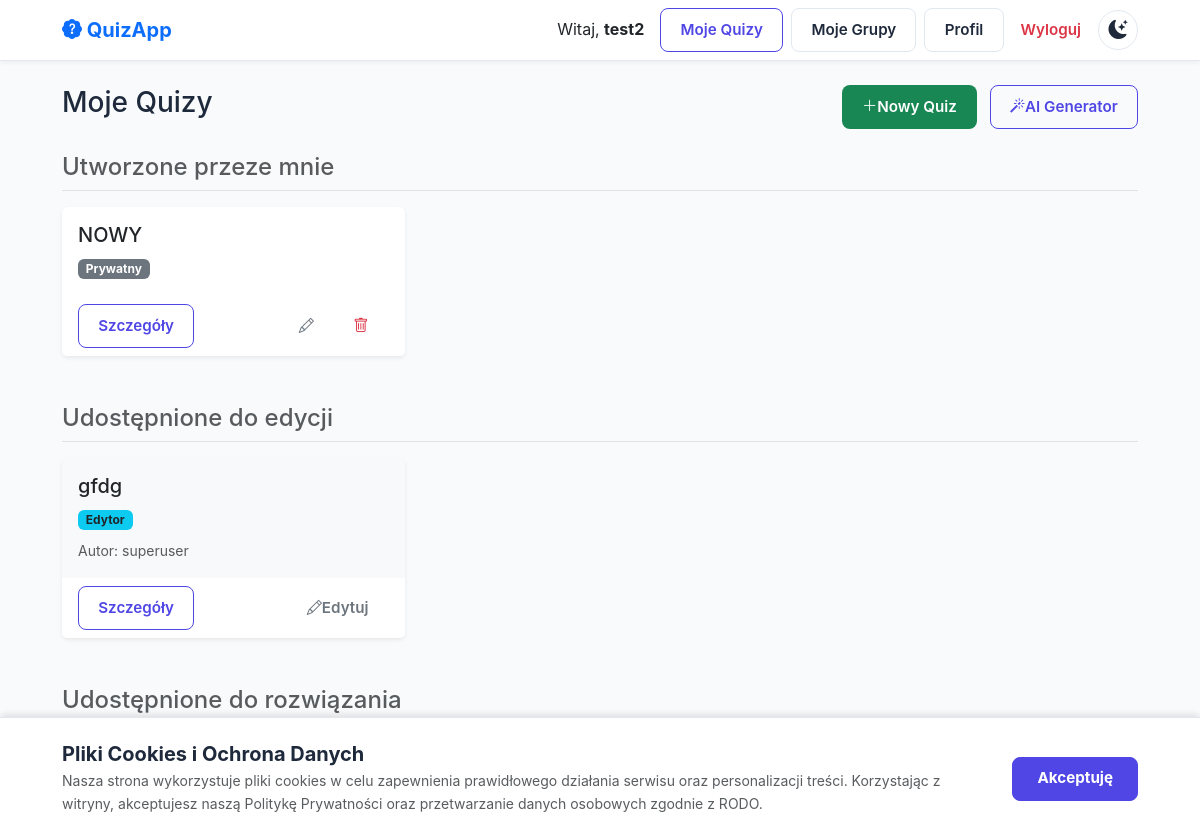
The page /my-quizzes/ (signed in) on the database as committed earlier.
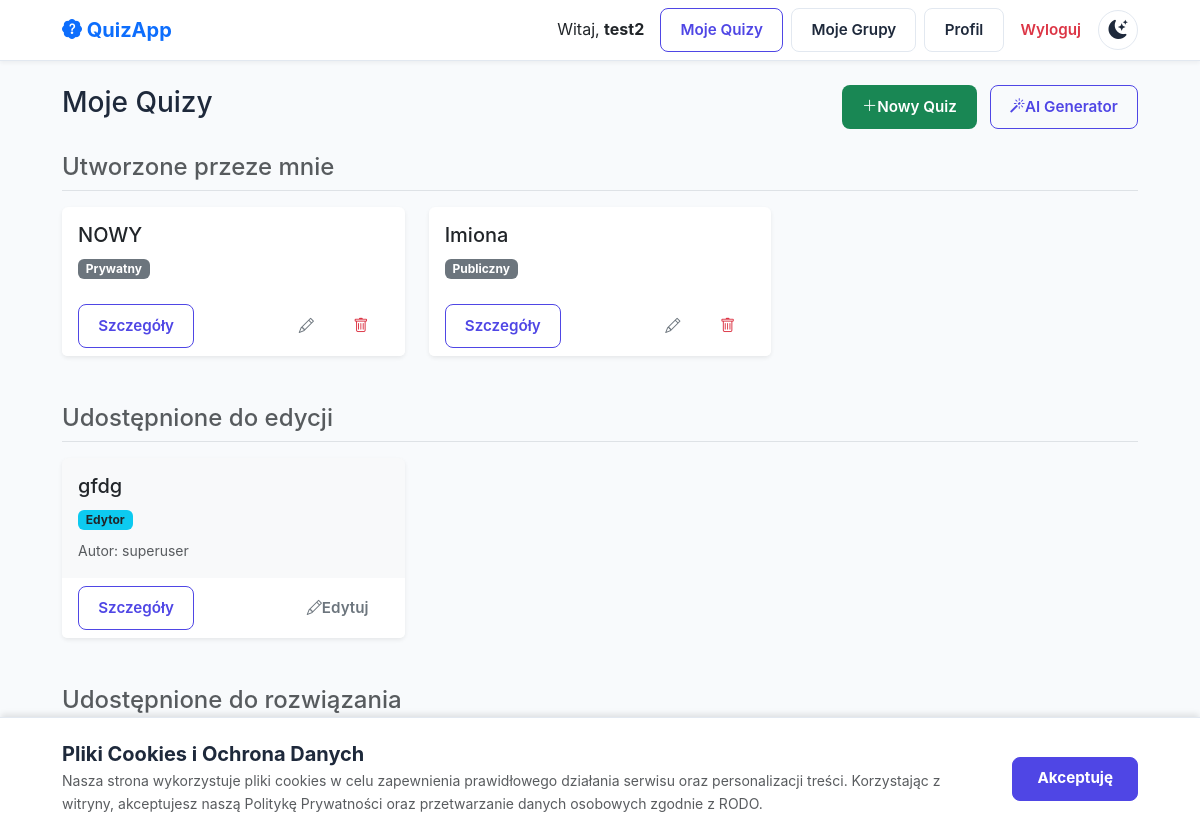
The same page on the database as committed later.
### quizzes/models.py (models this page shows, shortened)
class Quiz(models.Model):
    class Visibility(models.TextChoices):
        PUBLIC = 'PUBLIC', 'Publiczny'
        PRIVATE = 'PRIVATE', 'Prywatny'
    title = models.CharField(max_length=255, verbose_name="Tytuł")
    author = models.ForeignKey(settings.AUTH_USER_MODEL, on_delete=models.CASCADE, verbose_name="Autor")
    visibility = models.CharField(
        max_length=10,
        choices=Visibility.choices,
        default=Visibility.PRIVATE,
        verbose_name="Widoczność"
    )
    time_limit = models.IntegerField(
        default=0,
        verbose_name="Limit czasu (w minutach)",
        help_text="Ustaw 0, aby wyłączyć limit czasu."
    )
    instant_feedback = models.BooleanField(
        default=False,
        verbose_name="Natychmiastowe odpowiedzi",
        help_text="Jeśli zaznaczone, użytkownik zobaczy poprawne odpowiedzi po każdym pytaniu."
    )
    users_permissions = models.ManyToManyField(
        settings.AUTH_USER_MODEL,
        through='QuizUserPermission',
        related_name='quiz_access',
        blank=True,
        verbose_name="Uprawnienia użytkowników"
    )
    groups_permissions = models.ManyToManyField(
        QuizGroup,
        through='QuizGroupPermission',
        related_name='quiz_access',
        blank=True,
        verbose_name="Uprawnienia grup"
    )

### accounts/models.py (models this page shows)
class User(AbstractUser):
    groups = models.ManyToManyField(
        Group,
        verbose_name='groups',
        blank=True,
        help_text=(
            'The groups this user belongs to. A user will get all permissions '
            'granted to each of their groups.'
        ),
        related_name="%(app_label)s_%(class)s_groups",
        related_query_name="user",
    )
    user_permissions = models.ManyToManyField(
        Permission,
        verbose_name='user permissions',
        blank=True,
        help_text='Specific permissions for this user.',
        related_name="%(app_label)s_%(class)s_user_permissions",
        related_query_name="user",
    )
    pass # Keep pass if you have no other custom fields yet

### quizzes/views.py (the view)
# urls.py: path('my-quizzes/', views.my_quizzes_view, name='my-quizzes'),
@login_required
def my_quizzes_view(request):
    created_quizzes = Quiz.objects.filter(author=request.user)
    user_groups = request.user.group_memberships.all()
    editable_quizzes = Quiz.objects.filter(
        Q(quizuserpermission__user=request.user, quizuserpermission__role='EDITOR') |
        Q(quizgrouppermission__group__in=user_groups, quizgrouppermission__role='EDITOR')
    ).exclude(author=request.user).distinct()
    shared_quizzes = Quiz.objects.filter(
        Q(quizuserpermission__user=request.user) |
        Q(quizgrouppermission__group__in=user_groups)
    ).exclude(pk__in=created_quizzes).exclude(pk__in=editable_quizzes).distinct()
    return render(request, 'quizzes/my_quizzes.html', {
        'quizzes': created_quizzes,
        'editable_quizzes': editable_quizzes,
        'shared_quizzes': shared_quizzes
    })

### templates/quizzes/my_quizzes.html (shortened to what this page needs)
{% extends 'base.html' %}
{% block content %}
<div class="d-flex justify-content-between align-items-center mb-4">
    <h1 class="h3">Moje Quizy</h1>
    <div>
        <a href="{% url 'quiz-create' %}" class="btn btn-success">
            <i class="bi bi-plus-lg"></i> Nowy Quiz
        </a>
        <a href="{% url 'quiz-generate' %}" class="btn btn-outline-primary ms-2">
            <i class="bi bi-magic"></i> AI Generator
        </a>
    </div>
</div>
<h4 class="text-muted mb-3 border-bottom pb-2">Utworzone przeze mnie</h4>
{% if quizzes %}
    <div class="row row-cols-1 row-cols-md-2 row-cols-lg-3 g-4 mb-5">
        {% for quiz in quizzes %}
        <div class="col">
            <div class="card h-100 shadow-sm border-0">
                <div class="card-body">
                    <h5 class="card-title text-truncate">{{ quiz.title }}</h5>
                    <span class="badge bg-secondary">{{ quiz.get_visibility_display }}</span>
                </div>
                <div class="card-footer bg-white border-top-0 d-flex justify-content-between">
                    <a href="{% url 'quiz-detail' quiz.pk %}" class="btn btn-sm btn-outline-primary">Szczegóły</a>
                    <div class="btn-group">
                        <a href="{% url 'quiz-edit' quiz.pk %}" class="btn btn-sm btn-outline-secondary" title="Edytuj"><i class="bi bi-pencil"></i></a>
                        <a href="{% url 'quiz-delete' quiz.pk %}" class="btn btn-sm btn-outline-danger" title="Usuń"><i class="bi bi-trash"></i></a>
                    </div>
                </div>
            </div>
        </div>
        {% endfor %}
    </div>
{% else %}
    <p class="text-muted mb-5">Brak utworzonych quizów.</p>
{% endif %}
{% if editable_quizzes %}
<h4 class="text-muted mb-3 border-bottom pb-2">Udostępnione do edycji</h4>
    <div class="row row-cols-1 row-cols-md-2 row-cols-lg-3 g-4 mb-5">
        {% for quiz in editable_quizzes %}
        <div class="col">
            <div class="card h-100 shadow-sm border-0 bg-light">
                <div class="card-body">
                    <h5 class="card-title">{{ quiz.title }}</h5>
                    <span class="badge bg-info text-dark">Edytor</span>
                    <p class="card-text small text-muted mt-2">Autor: {{ quiz.author.username }}</p>
                </div>
                <div class="card-footer bg-white border-top-0 d-flex justify-content-between">
                    <a href="{% url 'quiz-detail' quiz.pk %}" class="btn btn-sm btn-outline-primary">Szczegóły</a>
                    <a href="{% url 'quiz-edit' quiz.pk %}" class="btn btn-sm btn-outline-secondary"><i class="bi bi-pencil"></i> Edytuj</a>
                </div>
            </div>
        </div>
        {% endfor %}
    </div>
{% endif %}
<h4 class="text-muted mb-3 border-bottom pb-2">Udostępnione do rozwiązania</h4>
{% if shared_quizzes %}
    <div class="row row-cols-1 row-cols-md-2 row-cols-lg-3 g-4">
        {% for quiz in shared_quizzes %}
        <div class="col">
            <div class="card h-100 border-dashed bg-light">
                <div class="card-body">
                    <h5 class="card-title">{{ quiz.title }}</h5>
                    <p class="card-text small text-muted">Autor: {{ quiz.author.username }}</p>
                    <a href="{% url 'quiz-detail' quiz.pk %}" class="btn btn-primary btn-sm w-100">Rozwiąż</a>
                </div>
            </div>
        </div>
        {% endfor %}
    </div>
{% else %}
    <p class="text-muted">Brak udostępnionych quizów.</p>
{% endif %}
{% endblock %}

Rows that differ between the two databases and show on the page:
added Quiz: title "Imiona", visibility "Publiczny", shown under "Utworzone przeze mnie"
